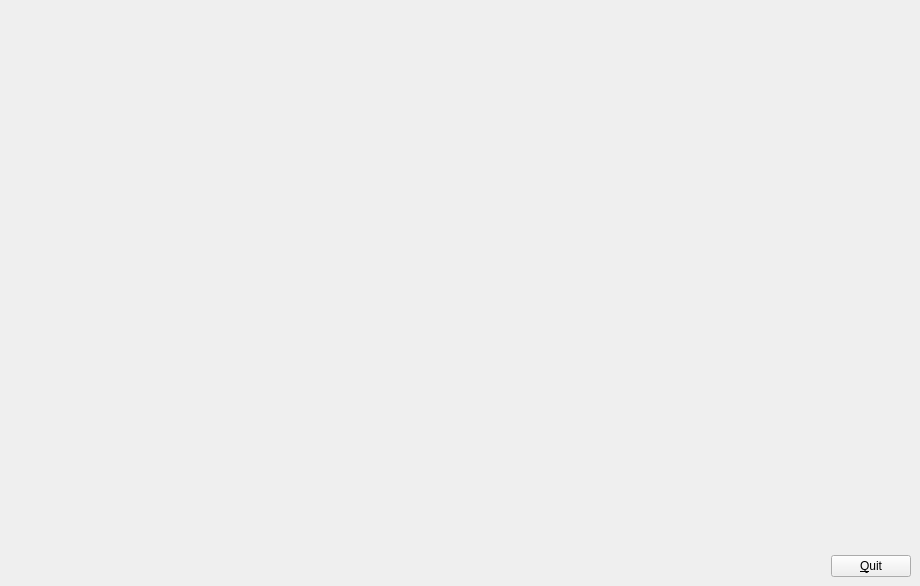
<?xml version="1.0" encoding="UTF-8"?>
<ui version="4.0">
 <class>MainWindow</class>
 <widget class="QMainWindow" name="MainWindow">
  <property name="geometry">
   <rect>
    <x>0</x>
    <y>0</y>
    <width>920</width>
    <height>586</height>
   </rect>
  </property>
  <property name="windowTitle">
   <string>MainWindow</string>
  </property>
  <widget class="QWidget" name="centralwidget">
   <layout class="QHBoxLayout" name="horizontalLayout">
    <item>
     <widget class="GLWidget" name="widget" native="true">
      <property name="sizePolicy">
       <sizepolicy hsizetype="Expanding" vsizetype="Preferred">
        <horstretch>0</horstretch>
        <verstretch>0</verstretch>
       </sizepolicy>
      </property>
     </widget>
    </item>
    <item>
     <layout class="QVBoxLayout" name="verticalLayout">
      <item>
       <spacer name="verticalSpacer">
        <property name="orientation">
         <enum>Qt::Vertical</enum>
        </property>
        <property name="sizeHint" stdset="0">
         <size>
          <width>20</width>
          <height>40</height>
         </size>
        </property>
       </spacer>
      </item>
      <item>
       <widget class="QPushButton" name="pushButton">
        <property name="text">
         <string>&amp;Quit</string>
        </property>
       </widget>
      </item>
     </layout>
    </item>
   </layout>
  </widget>
 </widget>
 <customwidgets>
  <customwidget>
   <class>GLWidget</class>
   <extends>QWidget</extends>
   <header>glwidget.h</header>
   <container>1</container>
  </customwidget>
 </customwidgets>
 <resources/>
 <connections>
  <connection>
   <sender>pushButton</sender>
   <signal>clicked()</signal>
   <receiver>MainWindow</receiver>
   <slot>close()</slot>
   <hints>
    <hint type="sourcelabel">
     <x>793</x>
     <y>543</y>
    </hint>
    <hint type="destinationlabel">
     <x>803</x>
     <y>334</y>
    </hint>
   </hints>
  </connection>
 </connections>
</ui>
